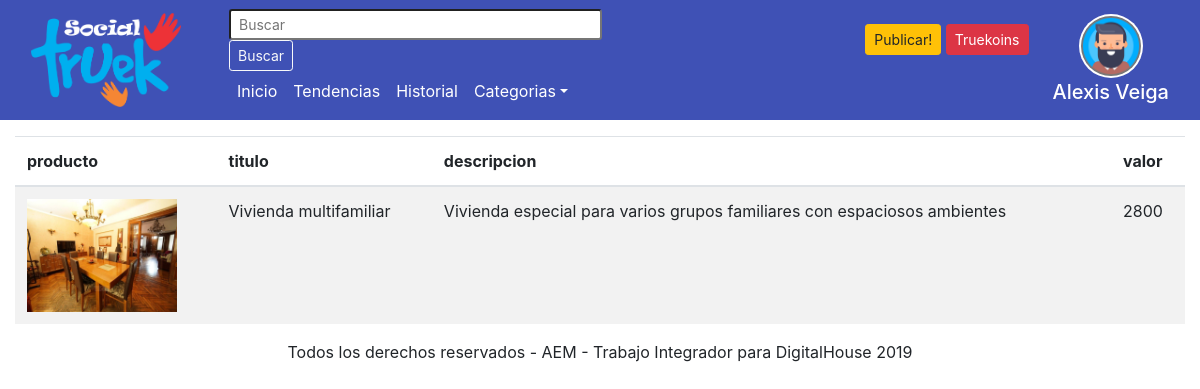
The app's page /busqueda.php?resultado=Vivienda multifamiliar (signed in) with its own data.
### tables this page shows
CREATE TABLE `usuarios` (
  `id` int(11) NOT NULL AUTO_INCREMENT,
  `nombre` varchar(100) NOT NULL,
  `apellido` varchar(100) NOT NULL,
  `email` varchar(100) NOT NULL,
  `pass` varchar(512) NOT NULL,
  `fecha` date NOT NULL,
  `sexo` char(1) DEFAULT NULL,
  `avatar` varchar(512) DEFAULT NULL,
  `perfil` varchar(512) DEFAULT NULL,
  `val_user` decimal(1,1) DEFAULT NULL,
  `direccion` varchar(100) DEFAULT NULL,
  `telefono` int(10) DEFAULT NULL,
  `celular` int(10) DEFAULT NULL,
  PRIMARY KEY (`id`),
  UNIQUE KEY `email` (`email`)
);

CREATE TABLE `productos` (
  `id` int(11) NOT NULL AUTO_INCREMENT,
  `titulo` varchar(100) NOT NULL,
  `descripcion` text NOT NULL,
  `valor` int(11) NOT NULL,
  `val_product` decimal(1,1) DEFAULT NULL,
  `fecha_posteo` datetime NOT NULL,
  `foto1` varchar(255) NOT NULL,
  `foto2` varchar(255) NOT NULL,
  `foto3` varchar(255) NOT NULL,
  `categoria_id` int(11) NOT NULL,
  `usuario_id` int(11) NOT NULL,
  PRIMARY KEY (`id`),
  KEY `fk_usuario_id_idx` (`usuario_id`),
  KEY `fk_categoria_id_idx` (`categoria_id`),
  CONSTRAINT `fk_categoria_id` FOREIGN KEY (`categoria_id`) REFERENCES `categorias` (`id`) ON DELETE NO ACTION ON UPDATE NO ACTION,
  CONSTRAINT `fk_usuario_id` FOREIGN KEY (`usuario_id`) REFERENCES `usuarios` (`id`) ON DELETE NO ACTION ON UPDATE NO ACTION
);

### class/baseMySQL.php (called while the page is built, shortened)
<?php
class BaseMySQL extends BaseDatos{
    static public function buscarPorEmail($email,$pdo,$tabla){
        $sql = "select * from $tabla where email = :email";
        $query = $pdo->prepare($sql);
        $query->bindValue(':email',$email);
        $query->execute();
        $usuario = $query->fetch(PDO::FETCH_ASSOC);
        return $usuario;
    }
    static public function busqueda($pdo,$busca){
        $sql = "select * from productos where titulo like '%$busca%'";
        $query = $pdo->prepare($sql);
        $query->execute();
        $registros = $query->fetchAll(PDO::FETCH_ASSOC);
        return $registros;
    }
}
 ?>

### busqueda.php (the view, shortened to what this page needs)
<?php
include_once('autoload.php');
 $busca = $_GET['resultado'];
 $resultado = BaseMySQL::busqueda($pdo,$busca);
 ?>
<!DOCTYPE html>
<html lang="es" dir="ltr">
  <head>
  </head>
  <body class="">
  <?php include_once("header.php") ?>
    <section class="mt-3">
      <div class="container-fluid mt-3">
         <?php
         $busqueda=BaseMySQL::busqueda($pdo,$busca);
         ?>
         <table class="table table-striped">
          <thead>
            <tr>
              <th scope="col">producto</th>
              <th scope="col">titulo</th>
              <th scope="col">descripcion</th>
              <th scope="col">valor</th>
            </tr>
          </thead>
          <tbody>
          <?php foreach ($busqueda as $producto):?>
            <td> <a href="producto.php?id=<?=$producto['id']?>&cat=<?=$producto['categoria_id'] ?>"><img class="pic-1" src=<?="images/productos/".$producto["foto1"]?>  width="150px"></a></td>
            <td><?=$producto["titulo"]?></td>
            <td><?=$producto["descripcion"]?></td>
            <td><?=$producto["valor"]?></td>
        <?php endforeach; ?>
        </tbody>
       </table>
       </div>
    </section>
    <footer>
      <p class="text-center"><span>Todos los derechos reservados - AEM - Trabajo Integrador para DigitalHouse 2019</span></p>
    </footer>
  </body>
</html>

### header.php (shortened to what this page needs)
<?php
include_once('autoload.php');
$usuario=BaseMySQL::buscarPorEmail($_SESSION["userEmail"],$pdo,'usuarios');
 ?>
 <head>
   <link rel="stylesheet" href="css/bootstrap.css">
   <link rel="stylesheet" href="css/master.css">
   <link rel="stylesheet" href="css/estilos-ejemplos.css">
   <link rel="stylesheet" href="css/font-awesome.min.css">
   <link rel="stylesheet" href="css/avatar.css">
 </head>
    <header class="container-fluid">
      <nav class="navbar navbar-expand-md navbar-dark">
        <a class="navbar-brand mr-5" href="home.php">
          <img src="images\logo-sm.png" width="150" alt="">
        </a>
        <div class="row collapse navbar-collapse" id="navbarSupportedContent">
          <div class="col-xs-12 col-sm-6 col-md-9 col-lg- col-xl-5">
            <form class="form-inline my-2 my-lg-0" action="home.php" method="GET">
              <input class="form-control-sm mr-sm-2" type="search" placeholder="Buscar" aria-label="Buscar" size="35" name="busca">
              <button class="btn btn-outline-light btn-sm my-2 my-sm-0" type="submit">Buscar</button>
            </form>
            <ul class="navbar-nav mr-auto">
              <li class="nav-item">
                <a class="nav-link text-white" href="home.php">Inicio</a>
              </li>
              <li class="nav-item">
                <a class="nav-link text-white" href="#">Tendencias</a>
              </li>
              <li class="nav-item">
                <a class="nav-link text-white" href="#">Historial</a>
              </li>
              <li class="nav-item dropdown">
                <a class="nav-link dropdown-toggle text-white" href="#" id="navbarDropdown" role="button"
                   data-toggle="dropdown" aria-haspopup="true" aria-expanded="false">Categorias</a>
              </li>
            </ul>
        </div>
        <div class="d-flex flex-row justify-content-end col-xs-12 col-sm-6 col-md-3 col-lg- col-xl-7">
          <div class="mr-4 mt-2">
            <div class="">
              <a href="nuevoProducto.php">
              <button class="btn btn-warning btn-sm my-2 -my-sm-0" type="button"> Publicar!</button></a>
              <button class="btn btn-danger btn-sm my-2 -my-sm-0"type="button" name="button">Truekoins</button>
            </div>
          </div>
          <div class="text-center mt-2">
            <a class="" href="perfil.php">
              <img src=<?php if($usuario['perfil'] == null){echo "images/avatar/".$usuario["avatar"];}else{echo "images/perfil/".$usuario["perfil"];}?> alt="imagen de perfil" class="user"></a>
            <h5 class="text-white mt-1"><?=$usuario["nombre"]. " " . $usuario["apellido"]?></h5>
          </div>
        </div>
        </div>
    </nav>
    </header>

### css/master.css (style rules this page uses)
header { background-color: #3f51b5; }

### css/avatar.css (style rules this page uses)
img.user { height: 60px; width: 60px; background-color: #777; box-shadow: 0 0 0 2px white; border-radius: 50%; will-change: transform; }

### records on screen
usuarios: nombre "Alexis", apellido "Veiga"
productos: foto1 (picture), titulo "Vivienda multifamiliar", descripcion "Vivienda especial para varios grupos familiares con espaciosos ambientes", valor "2800"
